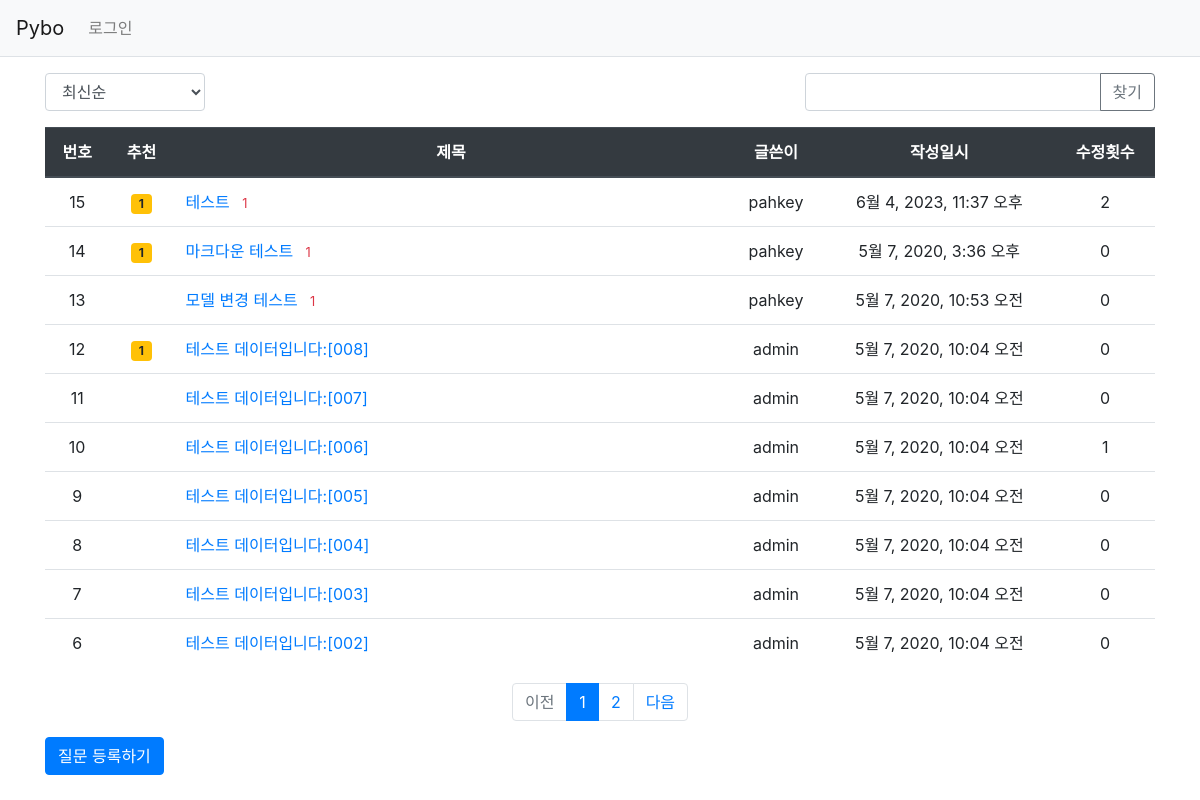
Screenshot of /pybo/ with the database file from the repository.
### pybo/models.py (models this page shows, shortened)
class Question(models.Model):
    author = models.ForeignKey(User, on_delete=models.CASCADE, related_name='author_question')
    subject = models.CharField(max_length=200)
    content = models.TextField()
    create_date = models.DateTimeField()
    modify_date = models.DateTimeField(null=True, blank=True)
    modify_count = models.PositiveIntegerField(default=0, blank=False, null=False)
    voter = models.ManyToManyField(User, related_name='voter_question')

### pybo/views/base_views.py (the view, shortened to what this page needs)
# urls.py: path('', base_views.index, name='index'),  # '/' 에 해당되는 path
def index(request):
    page = request.GET.get('page', '1')  # 페이지
    kw = request.GET.get('kw', '')  # 검색어
    so = request.GET.get('so', 'recent')  # 정렬기준
    if so == 'recommend':
        question_list = Question.objects.annotate(num_voter=Count('voter')).order_by('-num_voter', '-create_date')
    elif so == 'popular':
        question_list = Question.objects.annotate(num_answer=Count('answer')).order_by('-num_answer', '-create_date')
    else:  # recent
        question_list = Question.objects.order_by('-create_date')
    paginator = Paginator(question_list, 10)  # 페이지당 10개씩 보여주기
    page_obj = paginator.get_page(page)
    context = {'question_list': page_obj, 'page': page, 'kw': kw, 'so': so}  # <------ so 추가
    return render(request, 'pybo/question_list.html', context)

### pybo/templatetags/pybo_filter.py (called while the page is built)
@register.filter
def sub(value, arg):
    return value - arg

### templates/pybo/question_list.html (shortened to what this page needs)
{% extends 'base.html' %}
{% load pybo_filter %}
{% block content %}
<div class="container my-3">
    <div class="row justify-content-between my-3">
        <div class="col-2">
            <select class="form-control so">
                <option value="recent" {% if so == 'recent' %}selected{% endif %}>최신순</option>
            </select>
        </div>
        <div class="col-4 input-group">
            <input type="text" class="form-control kw" value="{{ kw|default_if_none:'' }}">
            <div class="input-group-append">
                <button class="btn btn-outline-secondary" type="button" id="btn_search">찾기</button>
            </div>
        </div>
    </div>
    <table class="table">
        <thead>
        <tr class="text-center thead-dark">
            <th>번호</th>
            <th>추천</th>
            <th style="width:50%">제목</th>
            <th>글쓴이</th>
            <th>작성일시</th>
            <th>수정횟수</th>
        </tr>
        </thead>
        <tbody>
        {% if question_list %}
        {% for question in question_list %}
        <tr class="text-center">
            <td>
                {{ question_list.paginator.count|sub:question_list.start_index|sub:forloop.counter0|add:1 }}
            </td>
            <td>
                {% if question.voter.all.count > 0 %}
                <span class="badge badge-warning px-2 py-1">{{ question.voter.all.count }}</span>
                {% endif %}
            </td>
            <td class="text-left">
                <a href="{% url 'pybo:detail' question.id %}">{{ question.subject }}</a>
                {% if question.answer_set.count > 0 %}
                <span class="text-danger small ml-2">{{ question.answer_set.count }}</span>
                {% endif %}
            </td>
            <td>{{ question.author.username }}</td>
            <td>{{ question.create_date }}</td>
            <td>{{ question.modify_count }}</td>
        </tr>
        {% endfor %}
        {% else %}
        <tr>
            <td colspan="3">질문이 없습니다.</td>
        </tr>
        {% endif %}
        </tbody>
    </table>
    <ul class="pagination justify-content-center">
        {% if question_list.has_previous %}
        <li class="page-item">
            <a class="page-link" data-page="{{ question_list.previous_page_number }}" href="#">이전</a>
        </li>
        {% else %}
        <li class="page-item disabled">
            <a class="page-link" tabindex="-1" aria-disabled="true" href="#">이전</a>
        </li>
        {% endif %}
        {% for page_number in question_list.paginator.page_range %}
        {% if page_number >= question_list.number|add:-5 and page_number <= question_list.number|add:5 %}
            {% if page_number == question_list.number %}
            <li class="page-item active" aria-current="page">
                <a class="page-link" data-page="{{ page_number }}" href="#">{{ page_number }}</a>
            </li>
            {% else %}
            <li class="page-item">
                <a class="page-link" data-page="{{ page_number }}" href="#">{{ page_number }}</a>
            </li>
            {% endif %}
        {% endif %}
        {% endfor %}
        {% if question_list.has_next %}
        <li class="page-item">
            <a class="page-link" data-page="{{ question_list.next_page_number }}" href="#">다음</a>
        </li>
        {% else %}
        <li class="page-item disabled">
            <a class="page-link" tabindex="-1" aria-disabled="true" href="#">다음</a>
        </li>
        {% endif %}
    </ul>
    <a href="{% url 'pybo:question_create' %}" class="btn btn-primary">질문 등록하기</a>
</div>
{% endblock %}

### templates/base.html (shortened to what this page needs)
{% load static %}
<!doctype html>
<html lang="ko">
<head>
    <link rel="stylesheet" type="text/css" href="{% static 'bootstrap.min.css' %}">
    <link rel="stylesheet" type="text/css" href="{% static 'style.css' %}">
</head>
<body>
{% include "navbar.html" %}
{% block content %}
{% endblock %}
</body>
</html>

### templates/navbar.html (shortened to what this page needs)
<nav class="navbar navbar-expand-lg navbar-light bg-light border-bottom">
    <a class="navbar-brand" href="{% url 'pybo:index' %}">Pybo</a>
    <div class="collapse navbar-collapse flex-grow-0" id="navbarNav">
        <ul class="navbar-nav">
            <li class="nav-item ">
                {% if user.is_authenticated %}
                <a class="nav-link" href="{% url 'common:logout' %}">{{ user.username }} (로그아웃)</a>
                {% else %}
                <a class="nav-link" href="{% url 'common:login' %}">로그인</a>
                {% endif %}
            </li>
        </ul>
    </div>
</nav>

### rows the page displays
Question: paginator.count|sub "15", voter.all.count "1", subject "테스트", answer_set.count "1", author.username "pahkey", create_date "6월 4, 2023, 11:37 오후", modify_count "2"
Question: paginator.count|sub "14", voter.all.count "1", subject "마크다운 테스트", answer_set.count "1", author.username "pahkey", create_date "5월 7, 2020, 3:36 오후", modify_count "0"
Question: paginator.count|sub "13", subject "모델 변경 테스트", answer_set.count "1", author.username "pahkey", create_date "5월 7, 2020, 10:53 오전", modify_count "0"
Question: paginator.count|sub "12", voter.all.count "1", subject "테스트 데이터입니다:[008]", author.username "admin", create_date "5월 7, 2020, 10:04 오전", modify_count "0"
Question: paginator.count|sub "11", subject "테스트 데이터입니다:[007]", author.username "admin", create_date "5월 7, 2020, 10:04 오전", modify_count "0"
Question: paginator.count|sub "10", subject "테스트 데이터입니다:[006]", author.username "admin", create_date "5월 7, 2020, 10:04 오전", modify_count "1"
Question: paginator.count|sub "9", subject "테스트 데이터입니다:[005]", author.username "admin", create_date "5월 7, 2020, 10:04 오전", modify_count "0"
Question: paginator.count|sub "8", subject "테스트 데이터입니다:[004]", author.username "admin", create_date "5월 7, 2020, 10:04 오전", modify_count "0"
Question: paginator.count|sub "7", subject "테스트 데이터입니다:[003]", author.username "admin", create_date "5월 7, 2020, 10:04 오전", modify_count "0"
Question: paginator.count|sub "6", subject "테스트 데이터입니다:[002]", author.username "admin", create_date "5월 7, 2020, 10:04 오전", modify_count "0"

### other values shown
{{ page_number }} "1"
{{ page_number }} "2"
